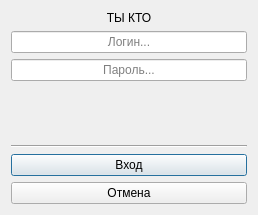
<?xml version="1.0" encoding="UTF-8"?>
<ui version="4.0">
 <class>Authorization</class>
 <widget class="QDialog" name="Authorization">
  <property name="geometry">
   <rect>
    <x>0</x>
    <y>0</y>
    <width>258</width>
    <height>215</height>
   </rect>
  </property>
  <property name="windowTitle">
   <string>Dialog</string>
  </property>
  <layout class="QGridLayout" name="gridLayout_2">
   <item row="2" column="0">
    <widget class="QLineEdit" name="passCheck">
     <property name="alignment">
      <set>Qt::AlignCenter</set>
     </property>
     <property name="placeholderText">
      <string>Пароль...</string>
     </property>
    </widget>
   </item>
   <item row="1" column="0">
    <widget class="QLineEdit" name="loginCheck">
     <property name="inputMask">
      <string/>
     </property>
     <property name="text">
      <string/>
     </property>
     <property name="alignment">
      <set>Qt::AlignCenter</set>
     </property>
     <property name="placeholderText">
      <string>Логин...</string>
     </property>
    </widget>
   </item>
   <item row="4" column="0">
    <widget class="Line" name="line">
     <property name="orientation">
      <enum>Qt::Horizontal</enum>
     </property>
    </widget>
   </item>
   <item row="6" column="0">
    <widget class="QPushButton" name="cancelBtn">
     <property name="focusPolicy">
      <enum>Qt::NoFocus</enum>
     </property>
     <property name="text">
      <string>Отмена</string>
     </property>
    </widget>
   </item>
   <item row="5" column="0">
    <widget class="QPushButton" name="connectBtn">
     <property name="focusPolicy">
      <enum>Qt::TabFocus</enum>
     </property>
     <property name="text">
      <string>Вход</string>
     </property>
    </widget>
   </item>
   <item row="3" column="0">
    <spacer name="verticalSpacer">
     <property name="orientation">
      <enum>Qt::Vertical</enum>
     </property>
     <property name="sizeHint" stdset="0">
      <size>
       <width>20</width>
       <height>40</height>
      </size>
     </property>
    </spacer>
   </item>
   <item row="0" column="0">
    <widget class="QLabel" name="label">
     <property name="text">
      <string>ТЫ КТО</string>
     </property>
     <property name="alignment">
      <set>Qt::AlignCenter</set>
     </property>
    </widget>
   </item>
  </layout>
 </widget>
 <resources/>
 <connections/>
</ui>
